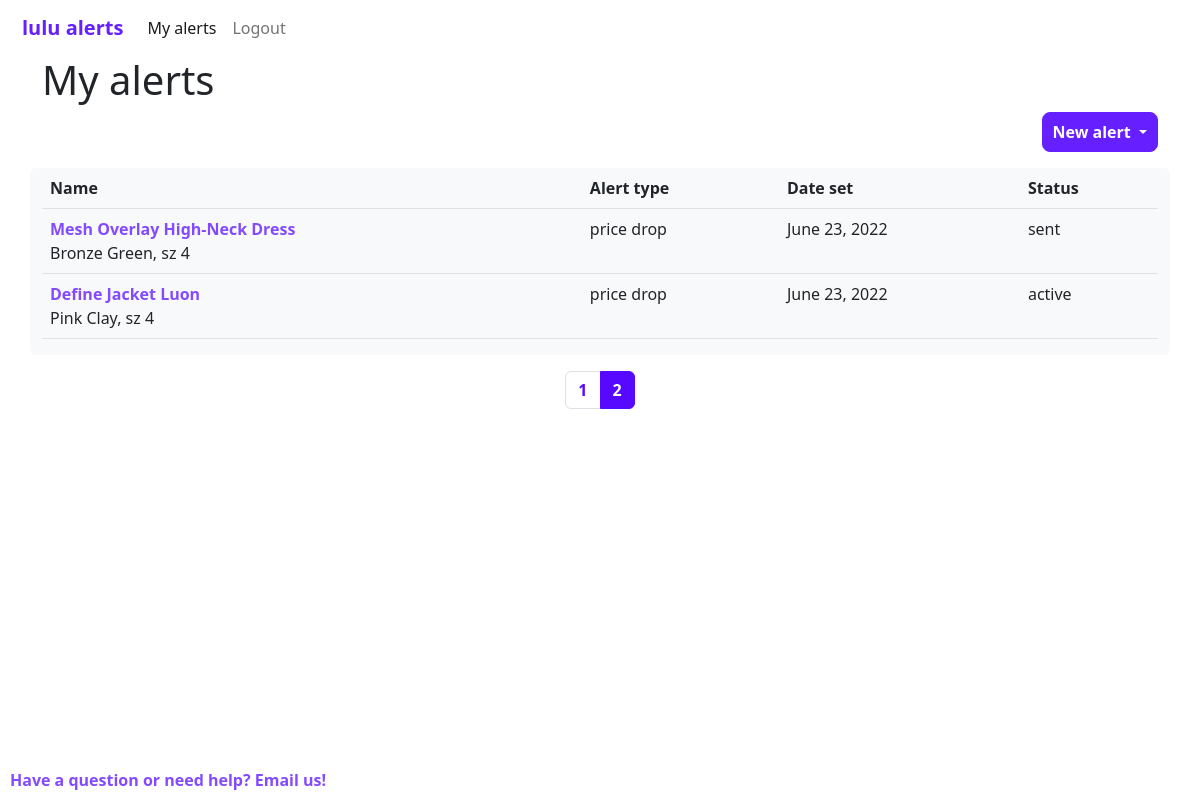
Screenshot of /myalerts/2/ (signed in) with the database file from the repository.
### lulu_alerts/models.py (models this page shows, shortened)
class Alerts(models.Model):
    product = models.ForeignKey(Products, on_delete=models.CASCADE)
    user = models.ForeignKey(settings.AUTH_USER_MODEL, on_delete=models.CASCADE) # or should this be on User ? as above?
    alert_type = models.CharField(max_length=20)
    status = models.ForeignKey(Alert_Status, on_delete=models.CASCADE)
    target_price = models.DecimalField(blank=True,decimal_places=2,max_digits=5)
    date_set = models.DateField()
    alert_method = models.CharField(max_length=20, default="email")

class Products(models.Model):
    name = models.CharField(max_length=200)
    size = models.CharField(max_length=64)
    color = models.CharField(max_length=64)
    price = models.DecimalField(blank=True,decimal_places=2,max_digits=5)
    currency = models.CharField(max_length=6)
    url = models.URLField(max_length=200)
    in_stock = models.BooleanField(default=True) # added this new....

class Alert_Status(models.Model):
    status = models.CharField(max_length=64)

### lulu_alerts/views.py (the view)
# urls.py: path("myalerts/",views.myalerts,name="myalerts"),
@login_required(login_url='lulu_alerts:login')
def myalerts(request,page=1):
    u = User.objects.get(username=request.user)
    alert_list = Alerts.objects.filter(user=u.id).order_by('-id')
    p = Paginator(alert_list,5)
    page_object = p.get_page(page)
    return render(request, "lulu_alerts/myalerts.html", {
        "alerts":page_object,
        "p":p
    })

### lulu_alerts/templates/lulu_alerts/myalerts.html (shortened to what this page needs)
{% extends "lulu_alerts/layout_loggedin.html" %}
{% load static %}
{% block nav_item_myalerts %} active {% endblock nav_item_myalerts %}
{% block body %}
<div class="container">
    <div class="row" style="padding-bottom:30px;">
    <h1> My alerts </h1>
    <div class="btn-group d-flex justify-content-end" role="group" aria-label="Button group with nested dropdown">
        <div class="btn-group" role="group">
            <button id="btnGroupDrop1" type="button" class="btn btn-primary dropdown-toggle" data-bs-toggle="dropdown" aria-expanded="false">
            New alert
            </button>
        </div>
    </div>
    <div class="container my-3 bg-light rounded">
        <table class="table">
        {% if alerts|length > 0 %}
            <tr>
                <th>Name</th>
                <th>Alert type</th>
                <th>Date set</th>
                <th>Status</th>
            </tr>
            {% for alert in alerts %}
                    <tr>
                        <td><a href="{% url 'lulu_alerts:viewalert' id=alert.id %}" class="link">{{alert.product.name}}</a><br>{{alert.product.color}}, sz {{alert.product.size}}</td>
                        {% if alert.alert_type == "price_drop" %}
                        <td>price drop</td>
                        {% else %}
                        <td>back in stock</td>
                        {% endif %}
                        <td>{{alert.date_set}}</td>
                        {% if alert.status.status == "triggered" %}
                            <td>sent</td>
                        {% else %}
                           <td>{{alert.status.status}}</td>
                        {% endif %}
                    </tr>
            {% endfor %}
            {% endif %}
        </table>
    </div>
    <nav aria-label="page nav">
        <ul class="pagination justify-content-center">
        {% if p.num_pages > 1 %}
            {% for page in p.page_range %}
                <li class="page-item {% if page == alerts.number %}active{% endif %}" data-page={{page}}><a class="page-link" href="{% url 'lulu_alerts:myalerts' page=page %}">{{page}}</a></li>
            {% endfor %}
        {% endif %}
        </ul>
    </nav>
</div>
</div>
{% endblock %}

### lulu_alerts/static/lulu_alerts/variables.css (style rules this page uses)
.btn-outline-primary, .btn-primary { --bs-btn-font-weight: 600; --bs-btn-border-radius: .5rem; --bs-btn-hover-border-color: var(--bs-btn-hover-bg); --bs-btn-padding-x: 10px; --bs-btn-padding-y: 7px; }
.btn-primary { --bs-btn-bg: #661FFF; --bs-btn-border-color: var(--bs-btn-bg); --bs-btn-color:white; --bs-btn-hover-bg: #834AFF; --bs-btn-hover-color: white; --bs-btn-hover-border-color: var(--bs-btn-hover-bg); --bs-btn-active-bg: var(--bs-btn-hover-bg); --bs-btn-active-color: var(--bs-btn-hover-color); --bs-btn-active-border-color:var(--bs-btn-active-bg); --bs-btn-focus-bg:var(--bs-btn-hover-bg); --bs-btn-focus-color:var(--bs-btn-hover-color); --bs-btn-focus-shadow-rgb: 87, 9, 255; --bs-btn-focus-border-color:var(--bs-btn-focus-shadow-rgb); --bs-btn-disabled-bg: #CCCCCC; --bs-btn-disabled-color: #909090; --bs-btn-disabled-border-color: #CCCCCC; }
.pagination { --bs-pagination-color: #5709FF; --bs-pagination-bg: white; --bs-pagination-active-color: white; --bs-pagination-active-bg: #5709FF; --bs-pagination-hover-color:#661FFF; --bs-pagination-focus-box-shadow: 0 0 0 0.25rem rgba(87, 9, 255, 0.25); font-weight: 100; --bs-pagination-active-border-color:#5709FF; --bs-pagination-focus-color:#834AFF; }
.link, a { color: #834AFF; font-weight: bold; text-decoration: none; }

### rows the page displays
Alerts: product.name "Mesh Overlay High-Neck Dress", product.color "Bronze Green", product.size "4", alert_type "price drop", date_set "June 23, 2022", shows "sent"
Alerts: product.name "Define Jacket Luon", product.color "Pink Clay", product.size "4", alert_type "price drop", date_set "June 23, 2022", status.status "active"

### other values shown
{{ page }} "1" "2"
